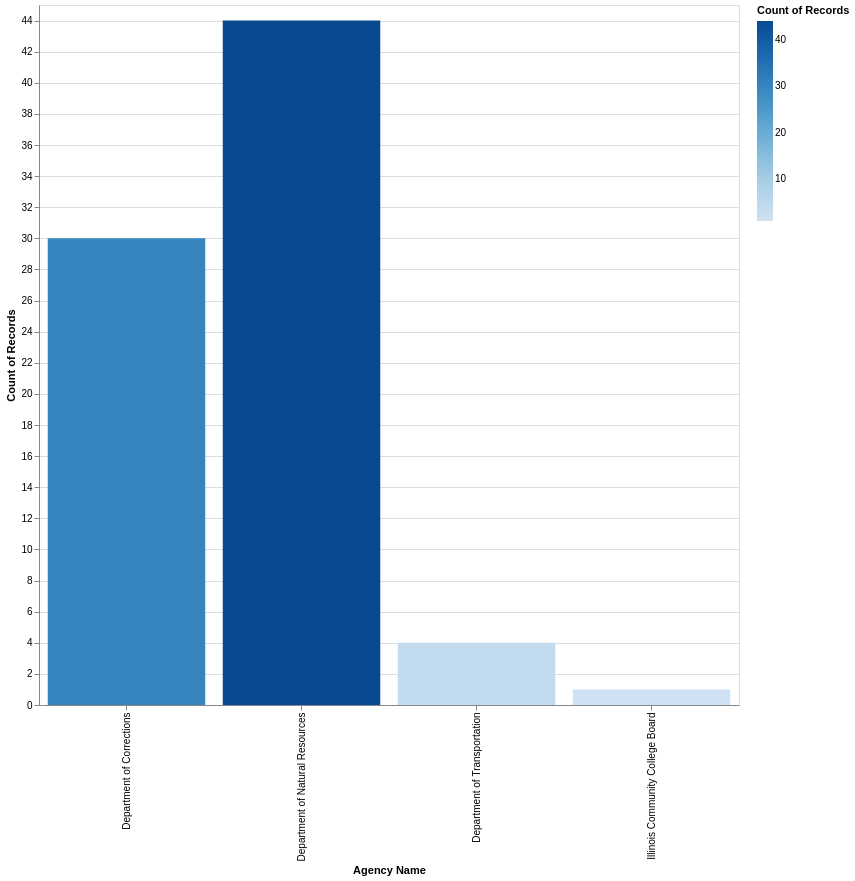

Notebook code cell kept with this figure:
### Code cell
input_dropdown = alt.binding_select(options=[None, 'Astoria', 'Lewistown', 'Canton', 'Glasford'], labels=['All', 'Astoria', 'Lewistown', 'Canton', 'Glasford'],
                                    name='City')
selection = alt.selection_point(fields=['City'], bind=input_dropdown)

chart = alt.Chart(hometown_data).mark_bar().encode(
    alt.X("Agency Name:N"),
    y='count()',
    color = alt.Color("count():Q", scale=alt.Scale(scheme='blues'))
).properties(width = 700, height = 700).interactive().add_params(
    selection
).transform_filter(
    selection
)

chart
